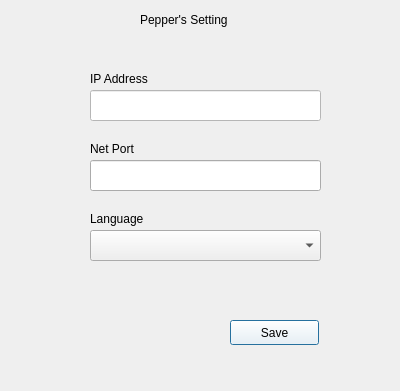
<?xml version="1.0" encoding="UTF-8"?>
<ui version="4.0">
 <class>Dialog</class>
 <widget class="QDialog" name="Dialog">
  <property name="enabled">
   <bool>true</bool>
  </property>
  <property name="geometry">
   <rect>
    <x>0</x>
    <y>0</y>
    <width>400</width>
    <height>391</height>
   </rect>
  </property>
  <property name="windowTitle">
   <string>Dialog</string>
  </property>
  <property name="autoFillBackground">
   <bool>false</bool>
  </property>
  <property name="styleSheet">
   <string notr="true">background: url(/home/sophy0295/PycharmProjects/Emobot/resources/pepper_wallpaper.jpg)</string>
  </property>
  <property name="inputMethodHints">
   <set>Qt::ImhNone</set>
  </property>
  <widget class="QPushButton" name="savebutton">
   <property name="geometry">
    <rect>
     <x>230</x>
     <y>320</y>
     <width>89</width>
     <height>25</height>
    </rect>
   </property>
   <property name="styleSheet">
    <string notr="true">background-color: rgb(255, 255, 255);</string>
   </property>
   <property name="text">
    <string>Save</string>
   </property>
  </widget>
  <widget class="QLabel" name="label">
   <property name="geometry">
    <rect>
     <x>90</x>
     <y>70</y>
     <width>231</width>
     <height>17</height>
    </rect>
   </property>
   <property name="text">
    <string>IP Address</string>
   </property>
  </widget>
  <widget class="QLabel" name="label_2">
   <property name="geometry">
    <rect>
     <x>90</x>
     <y>140</y>
     <width>231</width>
     <height>17</height>
    </rect>
   </property>
   <property name="text">
    <string>Net Port</string>
   </property>
  </widget>
  <widget class="QLineEdit" name="address">
   <property name="enabled">
    <bool>true</bool>
   </property>
   <property name="geometry">
    <rect>
     <x>90</x>
     <y>90</y>
     <width>231</width>
     <height>31</height>
    </rect>
   </property>
   <property name="font">
    <font>
     <kerning>true</kerning>
    </font>
   </property>
   <property name="autoFillBackground">
    <bool>false</bool>
   </property>
   <property name="styleSheet">
    <string notr="true">background-color: rgb(255, 255, 255);
color: rgb(85, 87, 83);</string>
   </property>
   <property name="inputMethodHints">
    <set>Qt::ImhNone</set>
   </property>
   <property name="text">
    <string/>
   </property>
   <property name="placeholderText">
    <string/>
   </property>
   <property name="clearButtonEnabled">
    <bool>false</bool>
   </property>
  </widget>
  <widget class="QLineEdit" name="port">
   <property name="geometry">
    <rect>
     <x>90</x>
     <y>160</y>
     <width>231</width>
     <height>31</height>
    </rect>
   </property>
   <property name="styleSheet">
    <string notr="true">color: rgb(85, 87, 83);</string>
   </property>
   <property name="text">
    <string/>
   </property>
  </widget>
  <widget class="QLabel" name="label_3">
   <property name="geometry">
    <rect>
     <x>140</x>
     <y>10</y>
     <width>131</width>
     <height>20</height>
    </rect>
   </property>
   <property name="text">
    <string>Pepper's Setting</string>
   </property>
  </widget>
  <widget class="QLabel" name="label_4">
   <property name="geometry">
    <rect>
     <x>90</x>
     <y>210</y>
     <width>231</width>
     <height>17</height>
    </rect>
   </property>
   <property name="text">
    <string>Language</string>
   </property>
  </widget>
  <widget class="QComboBox" name="lang">
   <property name="geometry">
    <rect>
     <x>90</x>
     <y>230</y>
     <width>231</width>
     <height>31</height>
    </rect>
   </property>
  </widget>
 </widget>
 <resources/>
 <connections/>
</ui>
